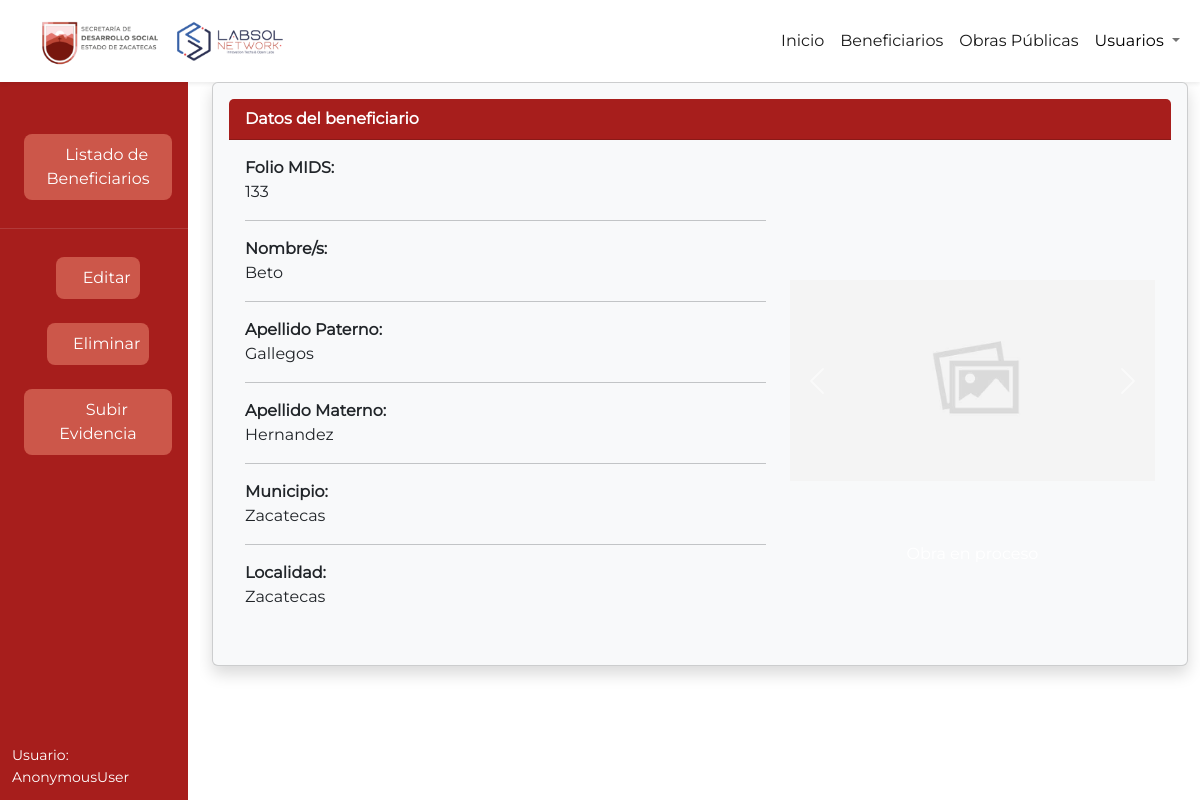
The app's page /beneficiarios/detalles/2/, older data.
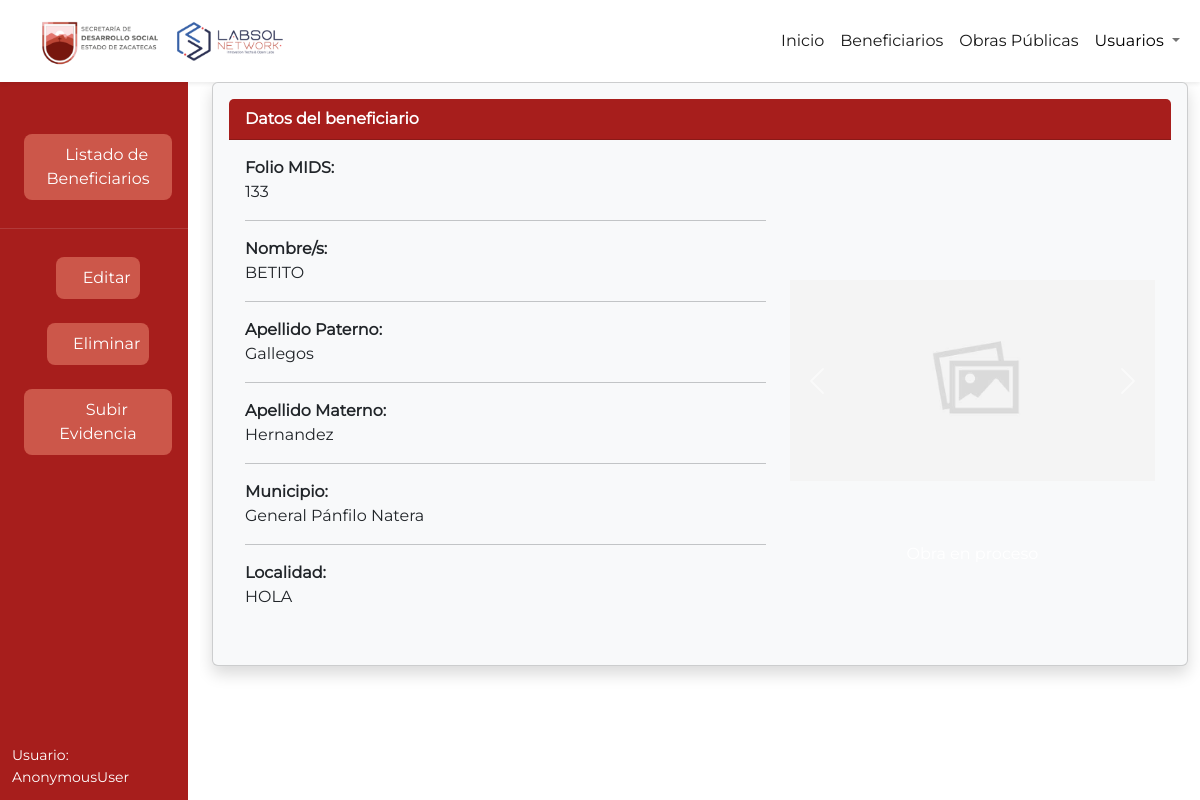
The same page, newer data.
### beneficiarios/models.py (models this page shows, shortened)
class BeneficiarioCalentador(models.Model):
    id = models.AutoField(primary_key=True)
    folio_mids = models.CharField(max_length=255)
    apellido_paterno = models.CharField(max_length=100)
    apellido_materno = models.CharField(max_length=100, blank=True, null=True)
    nombres = models.CharField(max_length=100)
    municipio = models.CharField('Municipio', max_length=2, choices=MUNICIPIOS)
    localidad = models.CharField(max_length=150)
    finalizado = models.BooleanField(default=False)

class EvidenciasCalentadores(models.Model):
    beneficiario = models.ForeignKey(BeneficiarioCalentador, on_delete=models.CASCADE)
    imagen = models.ImageField(upload_to=upload_to_directory)
    es_proceso = models.BooleanField(default=True)
    def __str__(self):
        tipo = 'Proceso' if self.es_proceso else 'Terminación'
        return f"{tipo} - {self.imagen}"

### beneficiarios/views.py (the view)
# urls.py: path('detalles/<int:beneficiario_id>/', views.detalles_beneficiario, name='detalles_beneficiario'),
def detalles_beneficiario(request, beneficiario_id):
    beneficiario = BeneficiarioCalentador.objects.get(pk=beneficiario_id)
    imagenes = EvidenciasCalentadores.objects.filter(beneficiario=beneficiario_id)
    print(imagenes)
    return render(request, 'detalle_beneficiario.html', {'beneficiario': beneficiario, 'imagenes': imagenes})

### beneficiarios/templates/detalle_beneficiario.html (shortened to what this page needs)
{% extends 'base.html' %}
{% block head %}
    {% load static %}
    <link rel="stylesheet" href="{%static '/css/Sidebar.css'%}">
    <link rel="stylesheet" href="{%static '/css/vista_detallada.css'%}">
{% endblock head %}
{% block contenido %}
<div class="content-container">
    <div class="container-fluid">
      <div class="row">
        <div class="col-md-2 sidebar-container">
          <div id="sidenavAccordion" class="sb-sidenav accordion sb-sidenav-dark">
            <div class="sb-sidenav-menu">
              <div class="nav">
                <div>
                <div class="sb-sidenav-menu-heading"></div>
                <a class="nav-link active d-flex justify-content-center" href="#">
                  <div class="sb-nav-link-icon"></div><button class="btn btn-fixed-width"><i class="fa fa-eye"
                      style="padding-right: 5px;"></i>Listado de Beneficiarios</button>
                </a>
                <hr>
                <a class="nav-link active d-flex justify-content-center" href="{% url 'editar_beneficiario' beneficiario_id=beneficiario.id %}">
                  <div class="sb-nav-link-icon"></div><button class="btn btn-fixed-width"><i class="fa fa-pen-square"
                      style="padding-right: 5px;"></i>Editar</button>
                </a>
                <a class="nav-link active d-flex justify-content-center" href="{% url 'eliminar_beneficiario' beneficiario_id=beneficiario.id %}">
                  <div class="sb-nav-link-icon"></div><button class="btn btn-fixed-width"><i class="fa fa-trash"
                      style="padding-right: 5px;"></i>Eliminar</button>
                </a>
                <a class="nav-link active d-flex justify-content-center" href="{% url 'completar_obra' beneficiario_id=beneficiario.id %}">
                    <div class="sb-nav-link-icon"></div><button class="btn btn-fixed-width"><i class="fa fa-camera"
                        style="padding-right: 5px;"></i>Subir Evidencia</button>
                </a>
              </div>
            </div>
          </div>
          <div class="sb-sidenav-footer">
            <div class="small"><span style="font-family: Montserrat, sans-serif;">Usuario: {{user}}</span>
            </div>
          </div>
        </div>
      </div>
  <div class="col-md-10">
    <div class="card text-dark bg-light shadow p-3 bg-light" style="font-family: Montserrat;">
      <div class="card-header" style="background-color: #A71E1C; color: white;"><b>Datos del beneficiario</b></div>
      <div class="card-body">
        <div class="row">
            <div class="col-md-7">
                <div class="project-info-box">
                <div class="description-field">Folio MIDS:</div>
                <div class="description-value break-word">{{ beneficiario.folio_mids }}</div>
                <hr>
                <div class="description-field">Nombre/s:</div>
                <div class="description-value break-word">{{ beneficiario.nombres }}</div>
                <hr>
                <div class="description-field">Apellido Paterno:</div>
                <div class="description-value break-word">{{ beneficiario.apellido_paterno }}</div>
                <hr>
                <div class="description-field">Apellido Materno:</div>
                <div class="description-value break-word">{{  beneficiario.apellido_materno }}</div>
                <hr>
                <div class="description-field">Municipio:</div>
                <div class="description-value break-word">{{  beneficiario.get_municipio_display }}</div>
                <hr>
                <div class="description-field">Localidad:</div>
                <div class="description-value break-word">{{  beneficiario.localidad }}</div>
                </div>
                <br>
            </div>
            <div class="col-md-5">
                {% if imagenes.exists %}
                    <div id="carouselExampleControls" class="carousel slide" data-ride="carousel">
                        <div class="carousel-inner">
                        {% for imagen in imagenes %}
                            {% if imagen.es_proceso %}
                            <div class="carousel-item{% if forloop.first %} active{% endif %}">
                                <img class="d-block w-100" style="height: 450px; object-fit: contain;" src="{{ imagen.imagen.url }}" alt="First slide">
                                <div class="carousel-caption d-none d-md-block">
                                </div>
                            </div>
                            {% endif %}
                        {% endfor %}
                        </div>
                        <a class="carousel-control-prev" href="#carouselExampleControls" role="button" data-slide="prev">
                        <span class="carousel-control-prev-icon" aria-hidden="true"></span>
                        </a>
                        <a class="carousel-control-next" href="#carouselExampleControls" role="button" data-slide="next">
                        <span class="carousel-control-next-icon" aria-hidden="true"></span>
                        </a>
                    </div>
                {% endif %}
            </div>
        </div>
      </div>
    </div>
  </div>
  </div>
  </div>
  </div>
{% endblock contenido %}

### home/templates/base.html (shortened to what this page needs)
<!DOCTYPE html>
<html lang="en">
<head>
    {% load static %}
    <link rel="stylesheet" href="{%static '/bootstrap/css/bootstrap.min.css'%}">
    <link rel="stylesheet" href="{%static '/css/Montserrat.css'%}">
    <link rel="stylesheet" href="{%static '/css/Navbar-Right-Links-Dark-icons.css'%}">
    <link rel="stylesheet" href="{%static '/css/fontawesome.css'%}">
    {% block head %}
    {% endblock head %}
</head>
<body>
    <nav class="navbar navbar-light navbar-expand-lg fw-normal shadow-sm py-1">
        <div class="container-fluid">
            <nav class="navbar navbar-expand-lg">
                <a class="navbar-brand">
                    <img src="{% static 'img/footer_sedesol.png' %}"  width="300" height="auto" class="img-fluid" alt="Logo">
                </a>
            </nav>
            <div class="collapse navbar-collapse" id="navcol-5">
                <ul class="navbar-nav ms-auto">
                    <li class="nav-item"><a class="nav-link active" href="{% url 'home' %}">Inicio</a></li>
                    <li class="nav-item"><a class="nav-link active" href="{% url 'beneficiarios' %}">Beneficiarios</a></li>
                    <li class="nav-item"><a class="nav-link active" href="{% url 'obras_publicas' %}">Obras Públicas</a></li>
                    <div class="nav-item dropdown">
                        <a href="#" class="nav-link dropdown-toggle" data-bs-toggle="dropdown">
                            <span class="nav-item">Usuarios</span>
                        </a>
                    </div>
                </ul>
            </div>
        </div>
    </nav>
    {% block contenido %}{% endblock contenido %}
</body>
</html>

### static/css/Sidebar.css (style rules this page uses)
.sb-sidenav-menu-heading { font-family: 'Montserrat'; font-size: 13px; color: #585B5E; font-weight: bold; }
.sidebar-container { margin-left: 0; padding-left: 0; }
a { font-family: 'Montserrat'; font-size: 16px !important; }
.sb-sidenav { display: flex; flex-direction: column; height: 100%; flex-wrap: nowrap; }
.sb-sidenav .sb-sidenav-menu { flex-grow: 1; }
.sb-sidenav .sb-sidenav-menu .nav { flex-direction: column; flex-wrap: nowrap; }
.sb-sidenav .sb-sidenav-menu .nav .sb-sidenav-menu-heading { padding: 1.75rem 1rem 0.75rem; font-size: 0.75rem; text-transform: uppercase; }
.sb-sidenav .sb-sidenav-menu .nav .nav-link { display: flex; align-items: center; padding-top: 0.75rem; padding-bottom: 0.75rem; position: relative; color: #b3b3b3; }
.sb-sidenav .sb-sidenav-footer { padding: 0.75rem; flex-shrink: 0; }
.sb-sidenav-dark { background-color: #A71E1C; color: rgba(255, 255, 255, 0.5); }
.sb-sidenav-dark .sb-sidenav-menu .sb-sidenav-menu-heading { color: rgba(255, 255, 255, 0.25) !important; }
.sb-sidenav-dark .sb-sidenav-menu .nav-link { color: rgba(255, 255, 255, 0.5); }
.sb-sidenav-dark .sb-sidenav-menu .nav div .nav-link.active { color: #fff; }
.sb-sidenav-dark .sb-sidenav-footer { background-color: #A71E1C; }
span { color: white; font-family: 'Montserrat'; }
.btn { color: white; font-family: 'Montserrat'; padding: 8px; background-color: #CC574A; border-radius: 8px; }

### static/css/vista_detallada.css (style rules this page uses)
html, body, .break-word { overflow-wrap: break-word; word-wrap: break-word; -ms-word-break: break-all; word-break: break-word; }
.description-field { font-weight: bold; }

### home/templates/base.html (style rules this page uses)
html, body, .container-fluid { height: 100%; }
.row { display: flex; height: 100%; }
.col-md-2.sidebar-container { overflow-y: auto; }
.col-md-10 { overflow-y: auto; }
body { display: flex; flex-direction: column; min-height: 100vh; margin: 0; }
.content-container { flex: 1; }

Row changes from the older to the newer data that the page shows:
changed BeneficiarioCalentador "Gallegos": nombres "Beto" → "BETITO"; municipio "Zacatecas" → "General Pánfilo Natera"; localidad "Zacatecas" → "HOLA"
